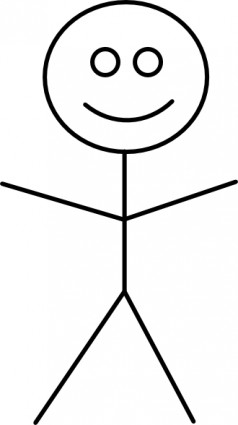
#> input picture stick_man.jpg, 238 x 425 px, found by its file name
$ jupyter execute Pillow_example.ipynb
#> lines starting #> are read from the running program, lines starting #| are printed output that depends on the picture
<a href="https://colab.research.google.com/github/jablka/ColabGists/blob/main/Pillow_example.ipynb" target="_parent"></a>

[cell 1]
import PIL

[cell 2]
# načítame obrázok
obr = PIL.Image.open("/content/drive/MyDrive/Colab Notebooks/image/stick_man.jpg")
#> obr is the input picture: PIL image 238x425 RGB; min 0, max 255, mean 238.6
obr.size
#> Out = (238, 425)

[cell 3]
# zmenšíme rozmery
size = ((obr.size[0]//3), (obr.size[1]//3))
#> size = (79, 141)
obr = obr.resize(size)
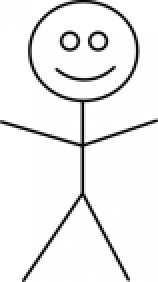
#> obr: PIL image 79x141 RGB (shown 2 times larger); min 0, max 255, mean 238.2
obr.size
#> Out = (79, 141)

[cell 4]
# zobrazíme
obr

[cell 5]
# otočíme
obr.rotate(40)
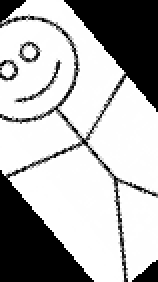
#> Out: PIL image 79x141 RGB (shown 2 times larger); min 0, max 255, mean 177.2
